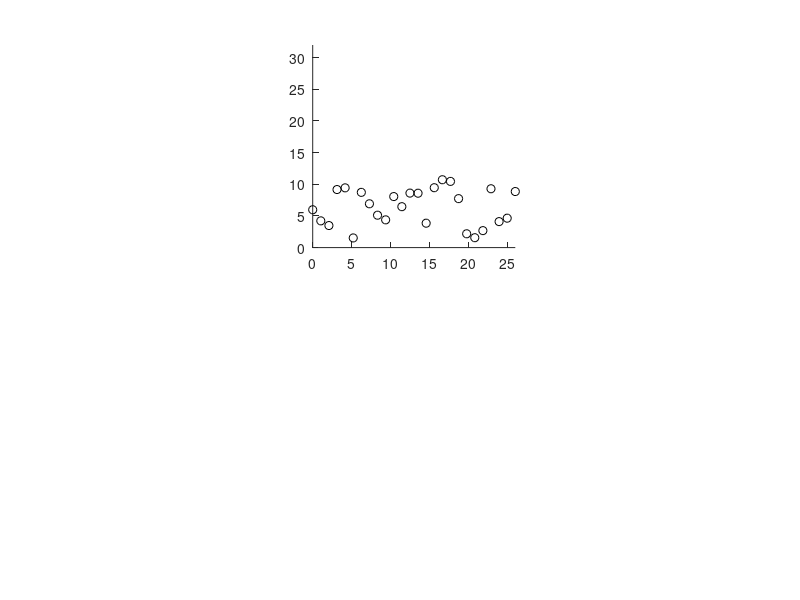

Here is the MATLAB script that generated this plot: (Note: this script raises an error after producing the figure.)
%x is an array of x-values.
%mu is the mean
%sig is the standard deviation 
%amp is the amplitude
%vo is the vertical offset from baseline (positive or negative)
rng(10)  % set a random seed
simulateData = struct; % Build a struct to store parameters informatio
% ONLY RUN THIS SECTION FOR ONCE, OTHERWISE NEW FIELDS WILL OVERWRITE THE OLD !!!

%% Perfectly reliable Case( both mu and sigma are fixed) And not reliable random cases
%
figure
stimsize = 2; % number of stimuli per condition '
%%%%%%%%%%%%Parallel Pairs for Permutation:
reliableX = [1 1 0 0 0 0]';       % 1 = reliable, 0 = not reliable
successX = [1 0 0 0 2 2]';        % 1 = successful firing, 0 = unsucess
trialsize= 8;                     % number of trials on each stimulus
multiple_peaksX = [0 0 0 1 2 2]'; % generate multiple peaks on trace or not
typeX = [0 0 0 0 1 2]' ;
% THERE ARE 4 CONDITIONS IN TOTAL: RELIABLE SUCCESS, RELIABLE FAILURE, UNREALIABLE SINGLEPEAKS, UNRELIABLE MULTIPEAKS
%%%%%%%%%%%%%%%%%%%%%%%%%%%%%%%%%%%%%%%%%%%%%%%%%%%%%%%%%%%%%%%%%%%%%%%%%%%%%%%
for h = 2
reliable = reliableX(h);
success = successX(h);
multiple_peaks = multiple_peaksX(h);
type = typeX(h);


gaus = @(x,mu,sig,amp,vo)amp*exp(-(((x-mu).^2)/(2*sig.^2)))+vo;
 
for j = 1:stimsize
name = ['stimulus',num2str(j)];
   if reliable == 1 && success == 0 && multiple_peaks == 0 && type == 0

    index = 0; 
    amp = abs(normrnd(1,5,[trialsize,1]));
    vo = 1; 
    x = linspace(0,26,26);
    mu = normrnd(15,0.1,[trialsize,1]);
    sig = 4*ones(trialsize,1); 
    noise = 10; noisetype = 'sinusoid'; frequency = 1;
    amp2 = 2.6*chi2rnd(2,[trialsize,1]); % amplitude for the second peak
    mu2 = normrnd(20,5,[trialsize,1]); % set the second peak mu to be no around 20
    sig2 = 3*rand(trialsize,1); % standard deviation of the second peak
    
   elseif reliable == 1 && success == 1 && multiple_peaks == 0 && type == 0
    index = 0; 
    amp = abs(normrnd(20,5,[trialsize,1]));
    vo = 0; 
    x = linspace(0,26,26);
    mu = normrnd(15,0.3,[trialsize,1]);
    sig = 4*ones(trialsize,1);
    noise = 10; noisetype = 'sinusoid'; frequency = 1;
    amp2 = 2.6*chi2rnd(2,[trialsize,1]); % amplitude for the second peak
    mu2 = normrnd(20,5,[trialsize,1]); % set the second peak mu to be no around 20
    sig2 = 3*rand(trialsize,1); % standard deviation of the second peak
    


  elseif reliable == 0 && success == 0 && multiple_peaks == 0 && type == 0

    index = 0; 
    %amp = normrnd(26,5,8);
    amp = 4*chi2rnd(2,[trialsize,1]); % 2 degree of freedom chi2 distribution 
    vo = 0; 
    x = linspace(0,26,26);
    mu = normrnd(15,5,[trialsize,1]); % set the mu to be rand around 15
    sig = 4*rand(trialsize,1);
    noise = 50; noisetype = 'sinusoid'; frequency = 0.1;
    amp2 = 2.6*chi2rnd(2,[trialsize,1]); % amplitude for the second peak
    mu2 = normrnd(20,5,[trialsize,1]); % set the second peak mu to be no around 20
    sig2 = 3*rand(trialsize,1); % standard deviation of the second peak
    

  elseif reliable == 0 && success == 0 && multiple_peaks == 1 && type == 0
    index = 1 ; % set the index = 1 to initialize the term. 
    %amp = normrnd(26,5,8);
    amp = 4*chi2rnd(2,[trialsize,1]); % 2 degree of freedom chi2 distribution 
    vo = 0; 
    x = linspace(0,26,26);
    mu = normrnd(15,5,[trialsize,1]); % std of mu = 5
    sig = 3*rand(trialsize,1);
    noise = 50; noisetype = 'sinusoid'; frequency = 0.1;
    amp2 = 2.6*chi2rnd(2,[trialsize,1]); % amplitude for the second peak
    mu2 = normrnd(20,5,[trialsize,1]); % set the second peak mu to be no around 20
    sig2 = 3*rand(trialsize,1); % standard deviation of the second peak 
    
  elseif reliable == 0 && success == 2 && multiple_peaks == 2 && type == 1
    index = 0; 
    amp = 25*rand([trialsize,1]);
    vo = 0; 
    x = linspace(0,26,26);
    mu = normrnd(15,0.3,[trialsize,1]);
    sig = 5*ones(trialsize,1);
    noise = 10; noisetype = 'sinusoid'; frequency = 1;
    amp2 = 2.6*chi2rnd(2,[trialsize,1]); % amplitude for the second peak
    mu2 = normrnd(20,5,[trialsize,1]); % set the second peak mu to be no around 20
    sig2 = 3*rand(trialsize,1); % standard deviation of the second peak
    
   elseif reliable == 0 && success == 2 && multiple_peaks == 2 && type == 2
    index = 0; 
    amp = 25*rand([trialsize,1]);
    vo = 0; 
    x = linspace(0,26,26);
    mu = normrnd(15,0.3,[trialsize,1]);
    sig = 5*ones(trialsize,1);
    noise = 10; noisetype = 'sinusoid'; frequency = 1;
    amp2 = 2.6*chi2rnd(2,[trialsize,1]); % amplitude for the second peak
    mu2 = normrnd(20,5,[trialsize,1]); % set the second peak mu to be no around 20
    sig2 = 3*rand(trialsize,1); % standard deviation of the second peak
  
  end

  if reliable == 1 && success == 0 && multiple_peaks == 0 && type == 0
      disp 'reliable_failure'
      simulateData.reliable_failure.(name) = struct('Mean_Normal',num2cell(mu),'Std_Constant',num2cell(sig),'Amplitude_Normal_Absolute',num2cell(amp) ...
      ,'NoiseType',{{'noisetype = sinusoid',['NoiseAmp = ', num2str(noise)],['frequency = ', num2str(frequency)]}},'trial_trace',[], ...
      'PeakLoc',[],'MeanAfterNoise',[],'StdAfterNoise',[]);      
    

  elseif reliable == 1 && success == 1 && multiple_peaks == 0 && type == 0
      disp 'reliable_success'
      simulateData.reliable_success.(name) = struct('Mean_Normal',num2cell(mu),'Std_Constant',num2cell(sig),'Amplitude_Normal_Absolute',num2cell(amp) ...
      ,'NoiseType',{{'noisetype = sinusoid',['NoiseAmp = ', num2str(noise)],['frequency = ', num2str(frequency)]}},'trial_trace',[], ...
      'PeakLoc',[],'MeanAfterNoise',[],'StdAfterNoise',[]);
  
  
  elseif reliable == 0 && success == 0 && multiple_peaks == 0 && type == 0
      disp 'unreliable_singlepeak'
      simulateData.unreliable_singlepeak.(name) = struct('Mean_Normal',num2cell(mu),'Std_Random',num2cell(sig),'Amplitude_Chi2',num2cell(amp) ...
      ,'NoiseType',{{'noisetype = sinusoid',['NoiseAmp = ', num2str(noise)],['frequency = ', num2str(frequency)]}},'trial_trace', [] ,...
      'PeakLoc',[],'MeanAfterNoise',[],'StdAfterNoise',[]);
        
         
  elseif reliable == 0 && success == 0 && multiple_peaks == 1 && type == 0
      disp 'unreliable_multipeak'
      simulateData.unreliable_multipeak.(name) = struct('Mean_Normal',num2cell(mu),'Std_Random',num2cell(sig),'Amplitude_Chi2',num2cell(amp) ...
      ,'NoiseType',{{'noisetype = sinusoid',['NoiseAmp = ', num2str(noise)],['frequency = ', num2str(frequency)]}},'trial_trace',[], ...
      'PeakLoc',[],'MeanAfterNoise',[],'StdAfterNoise',[]);

  elseif reliable == 0 && success == 2 && multiple_peaks == 2 && type == 1
      disp 'type1'
      simulateData.unreliable_type1.(name) = struct('Mean_Normal',num2cell(mu),'Std_Random',num2cell(sig),'Amplitude_Chi2',num2cell(amp) ...
      ,'NoiseType',{{'noisetype = sinusoid',['NoiseAmp = ', num2str(noise)],['frequency = ', num2str(frequency)]}},'trial_trace',[], ...
      'PeakLoc',[],'MeanAfterNoise',[],'StdAfterNoise',[]);

  elseif reliable == 0 && success == 2 && multiple_peaks == 2 && type == 2
      disp 'type2'
      simulateData.unreliable_type2.(name) = struct('Mean_Normal',num2cell(mu),'Std_Random',num2cell(sig),'Amplitude_Chi2',num2cell(amp) ...
      ,'NoiseType',{{'noisetype = sinusoid',['NoiseAmp = ', num2str(noise)],['frequency = ', num2str(frequency)]}},'trial_trace',[], ...
      'PeakLoc',[],'MeanAfterNoise',[],'StdAfterNoise',[]);

  end

for i = 1:trialsize
  y = (gaus(x,mu(i),sig(i),amp(i),vo) + index*gaus(x,mu2(i),sig2(i),amp2(i),vo) + noise*sin(frequency*rand(1,26)));
  %Plot gaussian
  subplot(2,1,j);
  scatter(x, y,'k'); axis square; 
  ylim([0,32])
  xlim([0,26])
  hold on ;
 
  loc = maxk(y,2,2);
  loc = {find(y == loc(1)), loc(1);find(y == loc(2)), loc(2)};

  if reliable == 1 && success == 1 && multiple_peaks == 0 && type == 0
  simulateData.reliable_success.(name)(i).PeakLoc = loc;
  simulateData.reliable_success.(name)(i).trial_trace = y;
  simulateData.reliable_success.(name)(i).MeanAfterNoise = mean(y);
  simulateData.reliable_success.(name)(i).StdAfterNoise = std(y);

  elseif reliable == 1 && success == 0 && multiple_peaks == 0 && type == 0
  simulateData.reliable_failure.(name)(i).PeakLoc = loc;
  simulateData.reliable_failure.(name)(i).trial_trace = y; 
  simulateData.reliable_failure.(name)(i).MeanAfterNoise = mean(y);
  simulateData.reliable_failure.(name)(i).StdAfterNoise = std(y);

  elseif reliable == 0 && success == 0 && multiple_peaks == 0 && type == 0
  simulateData.unreliable_singlepeak.(name)(i).PeakLoc = loc;
  simulateData.unreliable_singlepeak.(name)(i).trial_trace = y;
  simulateData.unreliable_singlepeak.(name)(i).MeanAfterNoise = mean(y);
  simulateData.unreliable_singlepeak.(name)(i).StdAfterNoise = std(y);

  elseif reliable == 0 && success == 0 && multiple_peaks == 1 && type == 0
  simulateData.unreliable_multipeak.(name)(i).PeakLoc = loc;
  simulateData.unreliable_multipeak.(name)(i).trial_trace = y;
  simulateData.unreliable_multipeak.(name)(i).MeanAfterNoise = mean(y);
  simulateData.unreliable_multipeak.(name)(i).StdAfterNoise = std(y);

  elseif reliable == 0 && success == 2 && multiple_peaks == 2 && type == 1
  simulateData.unreliable_type1.(name)(i).PeakLoc = loc;
  simulateData.unreliable_type1.(name)(i).trial_trace = y;
  simulateData.unreliable_type1.(name)(i).MeanAfterNoise = mean(y);
  simulateData.unreliable_type1.(name)(i).StdAfterNoise = std(y);

  elseif reliable == 0 && success == 2 && multiple_peaks == 2 && type == 2
  simulateData.unreliable_type2.(name)(i).PeakLoc = loc;
  simulateData.unreliable_type2.(name)(i).trial_trace = y;
  simulateData.unreliable_type2.(name)(i).MeanAfterNoise = mean(y);
  simulateData.unreliable_type2.(name)(i).StdAfterNoise = std(y);

  end

end
end
end



% second for loop

%first for loop

%%

% Label simulated datasets as 'reliable' or 'unreliable'
% reliable can have two states 1. reliable failure(non-preferred stimulus)
% 2. reliable success(preferred stimulus) 
% Parameters of Interests 1.Correlation Martrix for All Trails in a single
% stimulus, Higher correlation across all trial will means traces are compact
% 2. The Peak Value/Values and where they occur
% 3. The Spatiotemporal distribution of Peak values
% 4. The Distribution/historgram of all trials given stimulus s
% 5. The std of all trials given a stimulus s 
% 6. Klustering properties of peaks values.
% 7. Deviation within a cluster(disperstion of peaks' location)
% 8. 
